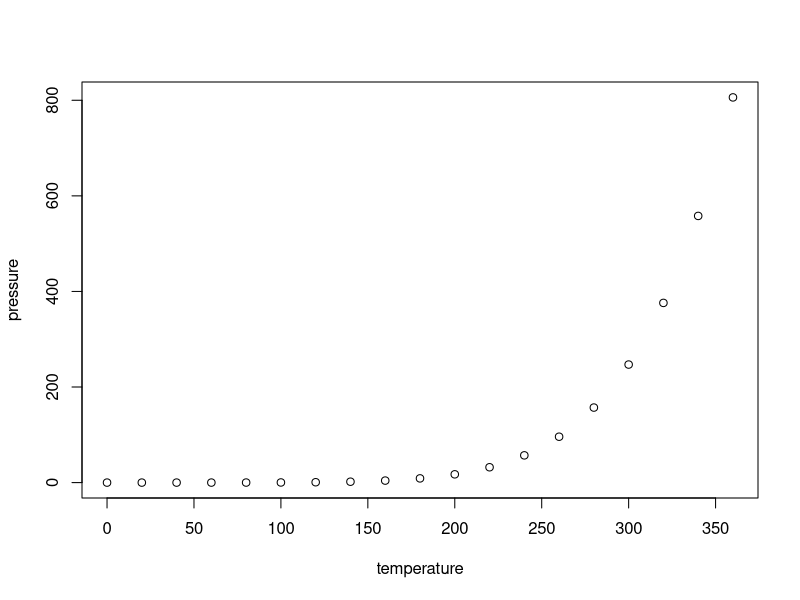
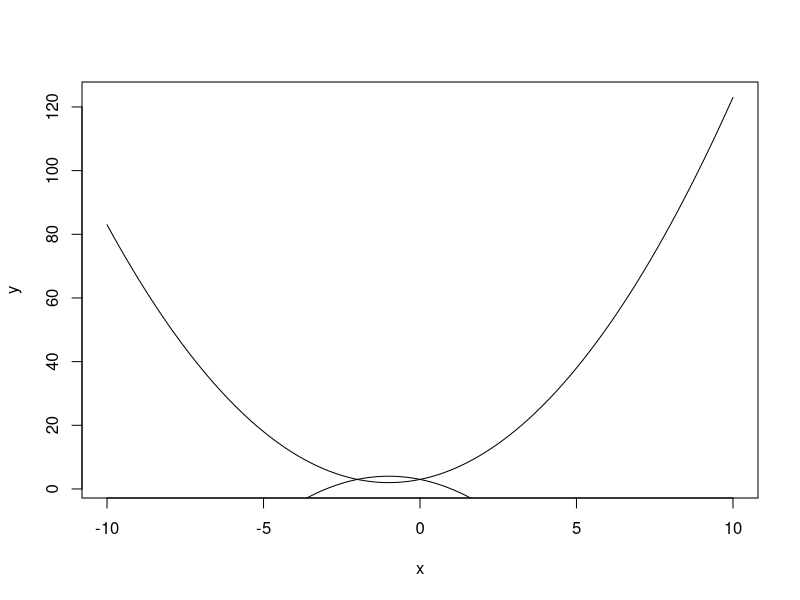
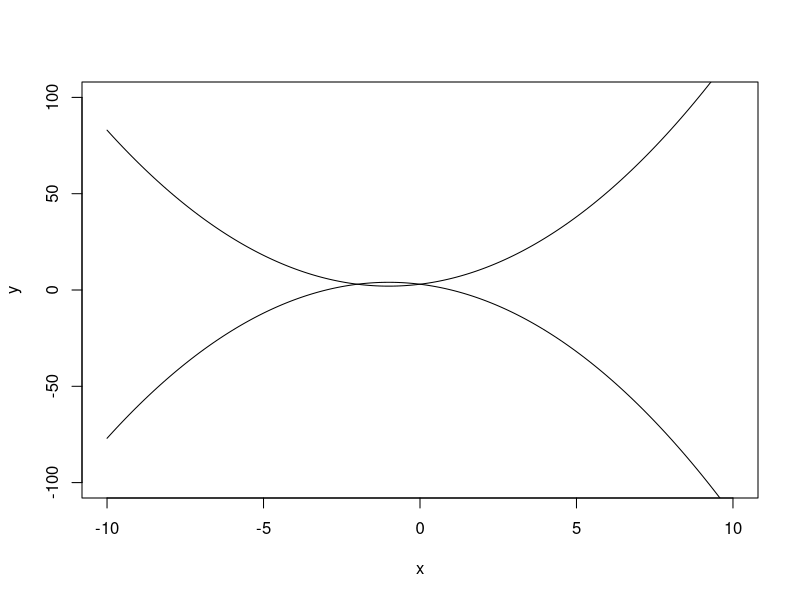

Write R code to recreate these figures, in order.
## ---- chunk 1

## ---- chunk 2
plot(pressure)

quad<-function(x,a=0,b=0,c=0){
  
  y=a*(x^2)+(b*x)+c
  
  return(y)
  
}

x <- seq(from=-10, to=10, by=.1)
x

quad(x,1,2,3)

y<-quad(x,1,2,3)
plot(x,y,'l')
y2<-quad(x,-1,-2,3)
lines(x,y2)
plot(x,y,'l',ylim=c(-100,100))
lines(x,y2)

